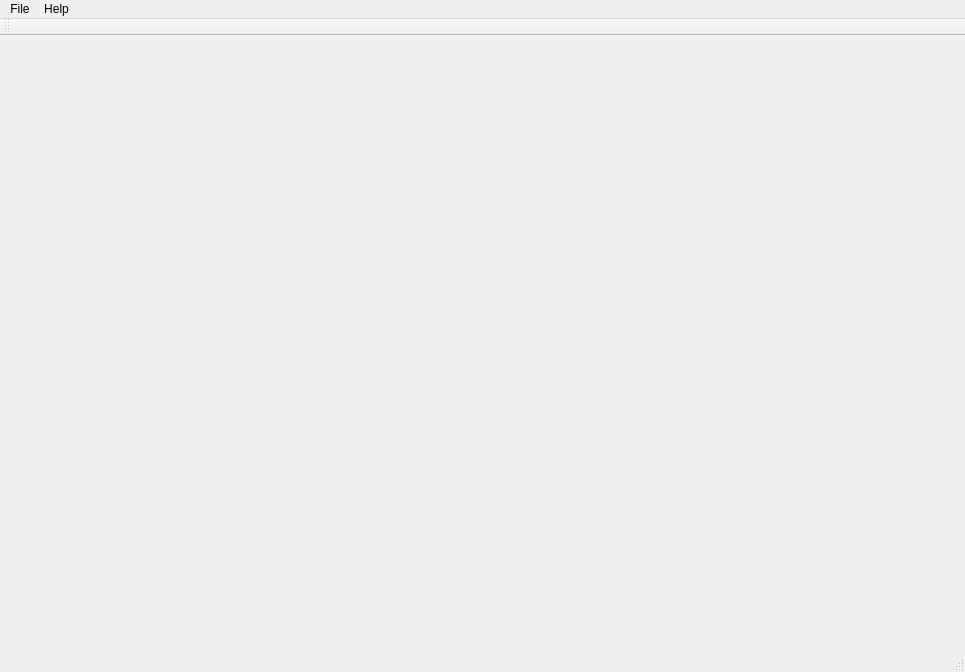
<?xml version="1.0" encoding="UTF-8"?>
<ui version="4.0">
 <class>MainWindow</class>
 <widget class="QMainWindow" name="MainWindow">
  <property name="geometry">
   <rect>
    <x>0</x>
    <y>0</y>
    <width>965</width>
    <height>672</height>
   </rect>
  </property>
  <property name="windowTitle">
   <string>MainWindow</string>
  </property>
  <property name="windowIcon">
   <iconset>
    <normalon>:/blockster.png</normalon>
   </iconset>
  </property>
  <property name="dockNestingEnabled">
   <bool>false</bool>
  </property>
  <property name="dockOptions">
   <set>QMainWindow::AllowTabbedDocks|QMainWindow::AnimatedDocks</set>
  </property>
  <widget class="QWidget" name="centralWidget">
   <property name="sizePolicy">
    <sizepolicy hsizetype="Fixed" vsizetype="Fixed">
     <horstretch>0</horstretch>
     <verstretch>0</verstretch>
    </sizepolicy>
   </property>
   <property name="minimumSize">
    <size>
     <width>0</width>
     <height>0</height>
    </size>
   </property>
   <property name="maximumSize">
    <size>
     <width>0</width>
     <height>0</height>
    </size>
   </property>
   <property name="cursor">
    <cursorShape>ArrowCursor</cursorShape>
   </property>
   <property name="autoFillBackground">
    <bool>false</bool>
   </property>
   <layout class="QHBoxLayout" name="horizontalLayout">
    <property name="spacing">
     <number>1</number>
    </property>
    <property name="leftMargin">
     <number>0</number>
    </property>
    <property name="topMargin">
     <number>0</number>
    </property>
    <property name="rightMargin">
     <number>0</number>
    </property>
    <property name="bottomMargin">
     <number>0</number>
    </property>
   </layout>
  </widget>
  <widget class="QMenuBar" name="menuBar">
   <property name="geometry">
    <rect>
     <x>0</x>
     <y>0</y>
     <width>965</width>
     <height>21</height>
    </rect>
   </property>
   <widget class="QMenu" name="menuFile">
    <property name="title">
     <string>File</string>
    </property>
    <addaction name="actionNew_program"/>
    <addaction name="actionOpen_program"/>
    <addaction name="actionSave_program"/>
   </widget>
   <widget class="QMenu" name="menuHelp">
    <property name="title">
     <string>Help</string>
    </property>
   </widget>
   <addaction name="menuFile"/>
   <addaction name="menuHelp"/>
  </widget>
  <widget class="QToolBar" name="mainToolBar">
   <property name="enabled">
    <bool>true</bool>
   </property>
   <attribute name="toolBarArea">
    <enum>TopToolBarArea</enum>
   </attribute>
   <attribute name="toolBarBreak">
    <bool>false</bool>
   </attribute>
  </widget>
  <widget class="QStatusBar" name="statusBar"/>
  <action name="actionNew_program">
   <property name="text">
    <string>New program</string>
   </property>
  </action>
  <action name="actionOpen_program">
   <property name="text">
    <string>Open program</string>
   </property>
  </action>
  <action name="actionSave_program">
   <property name="text">
    <string>Save program</string>
   </property>
  </action>
 </widget>
 <layoutdefault spacing="6" margin="11"/>
 <resources/>
 <connections/>
</ui>
